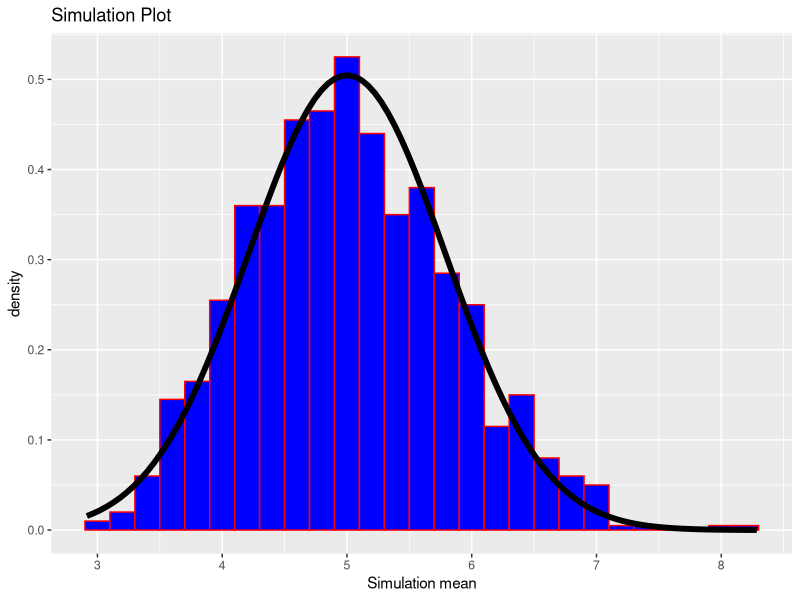

Write R code to recreate this figure.
## ---- chunk 1
library(ggplot2) 
## ---- chunk 2
set.seed(6817)
n<-40
lambda<-0.2
nosim<-1000  

simMeans <- NULL  
for(i in 1:1000) simMeans= c(simMeans, mean(rexp(n, lambda)))  
## ---- chunk 3
 mean(simMeans)  
## ---- chunk 4
 expMeans<-1/lambda  
 expMeans
## ---- chunk 5
 abs(mean(simMeans)-expMeans)  
## ---- chunk 6
 var(simMeans)  
 sd(simMeans)  
## ---- chunk 7
 expVariance<-(1/lambda)^2/(n)   
 expVariance
 expStdev<- 1/(lambda*sqrt(n))  
 expStdev
## ---- chunk 8
abs(var(simMeans)-expVariance)  
## ---- chunk 9
g<-ggplot(data.frame(y=simMeans), aes(x=y))  
g<- g+ geom_histogram(aes(y=..density..), binwidth= 0.2, fill="blue", color="red") +
  stat_function(fun=dnorm,args=list(mean=expMeans, sd=expStdev), size=2)+
  ggtitle('Simulation Plot')+ xlab('Simulation mean')+ ylab('density')  
g

